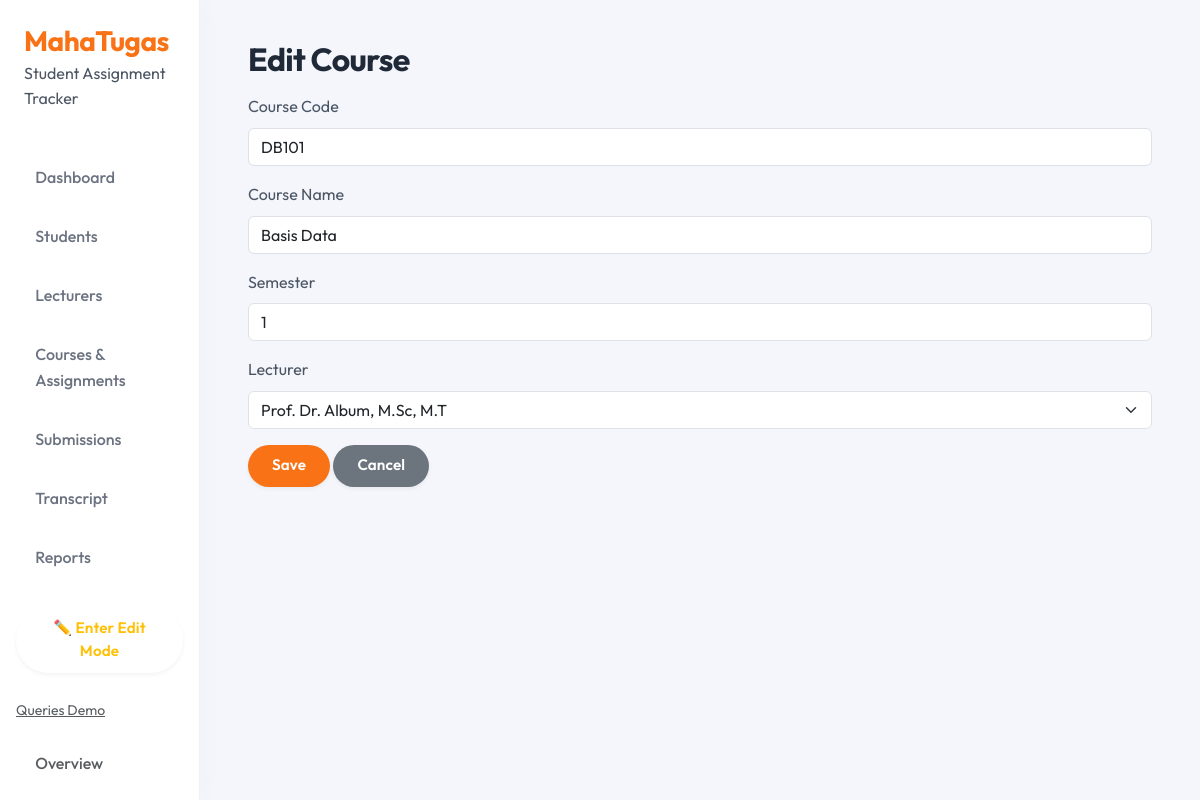
The page /courses/2/edit/ on the database as committed earlier.
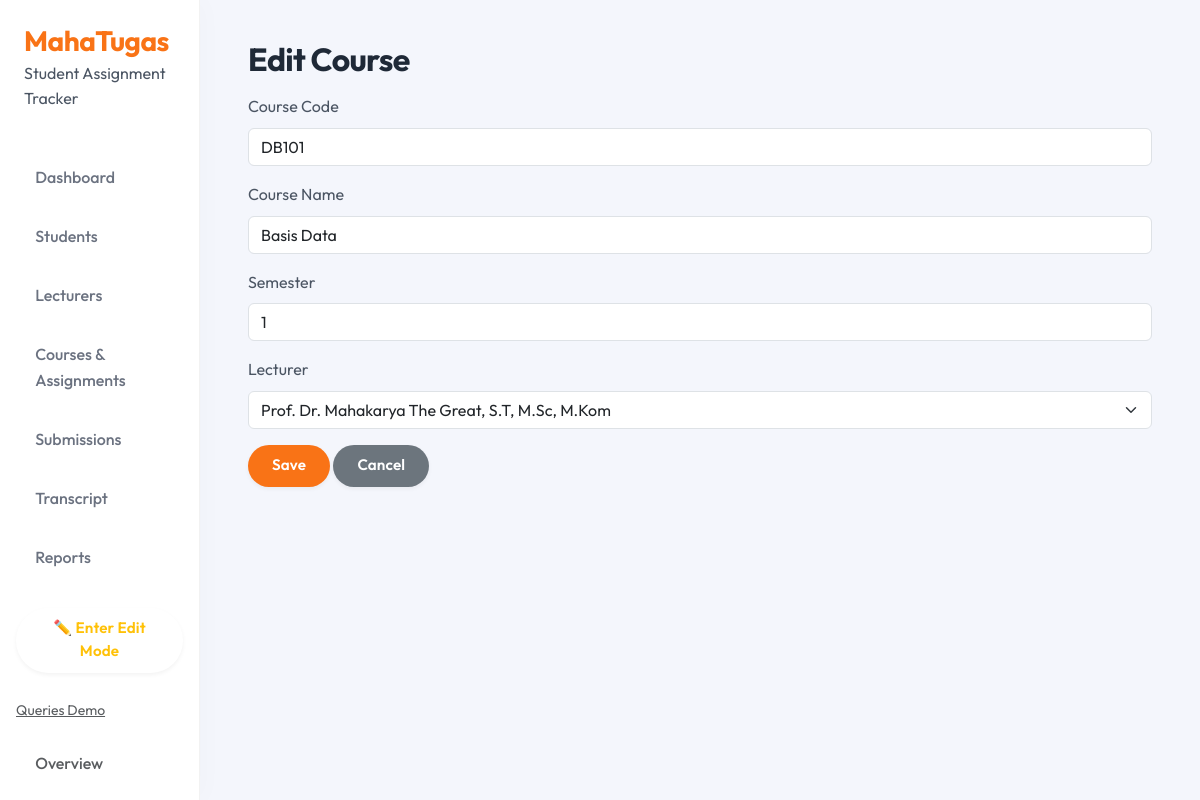
The same page on the database as committed later.
### tracker/models.py (models this page shows, shortened)
class Course(models.Model):
    course_id = models.AutoField(primary_key=True)
    course_code = models.CharField(max_length=20)
    course_name = models.CharField(max_length=200)
    semester = models.IntegerField()
    lecturer = models.ForeignKey(
        Lecturer,
        on_delete=models.CASCADE,
        related_name='courses'
    )

class Lecturer(models.Model):
    lecturer_id = models.AutoField(primary_key=True)
    lecturer_name = models.CharField(max_length=200)
    lecturer_email = models.EmailField(blank=True, null=True)

### tracker/views.py (the view, shortened to what this page needs)
# urls.py: path('courses/<int:course_id>/edit/', views.course_edit, name='course_edit'),
def course_edit(request, course_id):
    course = get_object_or_404(Course, pk=course_id)
    lecturers = Lecturer.objects.all()
    return render(request, "tracker/course_form.html", {
        "course": course,
        "lecturers": lecturers,
        "is_edit": True
    })

### tracker/templates/tracker/course_form.html (shortened to what this page needs)
{% extends "tracker/base.html" %}
{% block content %}
<h2>{% if is_edit %}Edit Course{% else %}New Course{% endif %}</h2>
<form method="post" class="mt-3">
    <div class="mb-3">
        <label class="form-label">Course Code</label>
        <input type="text" name="course_code" class="form-control"
               value="{{ course.course_code|default:'' }}">
    </div>
    <div class="mb-3">
        <label class="form-label">Course Name</label>
        <input type="text" name="course_name" class="form-control"
               value="{{ course.course_name|default:'' }}">
    </div>
    <div class="mb-3">
        <label class="form-label">Semester</label>
        <input type="number" name="semester" class="form-control"
               value="{{ course.semester|default:'1' }}">
    </div>
    <div class="mb-3">
        <label class="form-label">Lecturer</label>
        <select name="lecturer" class="form-select">
            {% for l in lecturers %}
                <option value="{{ l.lecturer_id }}"
                    {% if course.lecturer.lecturer_id == l.lecturer_id %}selected{% endif %}>
                    {{ l.lecturer_name }}
                </option>
            {% endfor %}
        </select>
    </div>
    <button class="btn btn-primary" type="submit">Save</button>
    <a href="{% url 'courses_list' %}" class="btn btn-secondary">Cancel</a>
</form>
{% endblock %}

Rows that differ between the two databases and show on the page:
changed Course "DB101": lecturer "Prof. Dr. Album, M.Sc, M.T" → "Prof. Dr. Mahakarya The Great, S.T, M.Sc, M.Kom"
